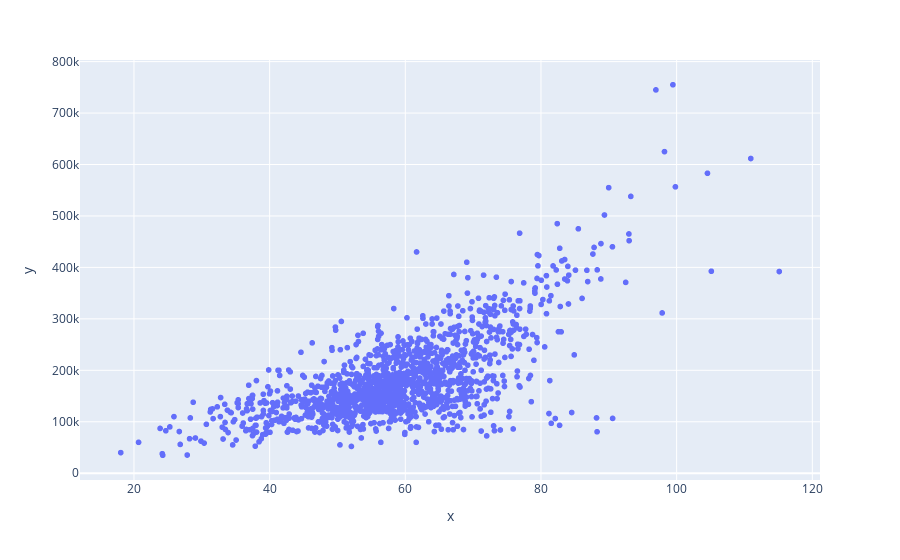

The code cell stored with this chart in its notebook:
### Code cell
fig = px.scatter(x=df['price_by_building'], y=df['SalePrice'])
fig.show()

### Figure 1 — Plotly figure (JSON) as saved in the notebook; plotly's stock layout.template omitted (floating-point values rounded to 4 significant figures; data arrays with more than 128 entries replaced by an {"elided": "..."} marker saying what was removed)
{"data": [{"hovertemplate": "x=%{x}<br>y=%{y}<extra></extra>", "legendgroup": "", "marker": {"color": "#636efa", "symbol": "circle"}, "mode": "markers", "name": "", "showlegend": false, "type": "scattergl", "x": {"elided": "1457 float values"}, "xaxis": "x", "y": {"elided": "1457 int values"}, "yaxis": "y"}], "layout": {"legend": {"tracegroupgap": 0}, "margin": {"t": 60}, "xaxis": {"anchor": "y", "domain": [0, 1], "title": {"text": "x"}}, "yaxis": {"anchor": "x", "domain": [0, 1], "title": {"text": "y"}}}}
